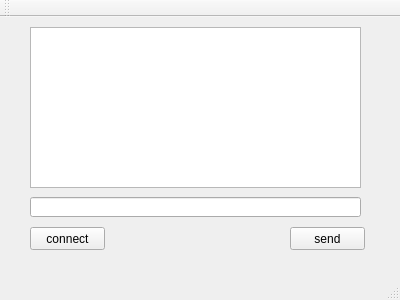
<?xml version="1.0" encoding="UTF-8"?>
<ui version="4.0">
 <class>testnet_c</class>
 <widget class="QMainWindow" name="testnet_c">
  <property name="geometry">
   <rect>
    <x>0</x>
    <y>0</y>
    <width>400</width>
    <height>300</height>
   </rect>
  </property>
  <property name="windowTitle">
   <string>testnet_c</string>
  </property>
  <widget class="QWidget" name="centralWidget">
   <widget class="QLineEdit" name="lineEdit_sendmesg">
    <property name="geometry">
     <rect>
      <x>30</x>
      <y>180</y>
      <width>331</width>
      <height>20</height>
     </rect>
    </property>
   </widget>
   <widget class="QTextEdit" name="textEdit_recmesg">
    <property name="geometry">
     <rect>
      <x>30</x>
      <y>10</y>
      <width>331</width>
      <height>161</height>
     </rect>
    </property>
   </widget>
   <widget class="QPushButton" name="pushButton_con">
    <property name="geometry">
     <rect>
      <x>30</x>
      <y>210</y>
      <width>75</width>
      <height>23</height>
     </rect>
    </property>
    <property name="text">
     <string>connect</string>
    </property>
   </widget>
   <widget class="QPushButton" name="pushButton_send">
    <property name="geometry">
     <rect>
      <x>290</x>
      <y>210</y>
      <width>75</width>
      <height>23</height>
     </rect>
    </property>
    <property name="text">
     <string>send</string>
    </property>
   </widget>
  </widget>
  <widget class="QMenuBar" name="menuBar">
   <property name="geometry">
    <rect>
     <x>0</x>
     <y>0</y>
     <width>400</width>
     <height>23</height>
    </rect>
   </property>
  </widget>
  <widget class="QToolBar" name="mainToolBar">
   <attribute name="toolBarArea">
    <enum>TopToolBarArea</enum>
   </attribute>
   <attribute name="toolBarBreak">
    <bool>false</bool>
   </attribute>
  </widget>
  <widget class="QStatusBar" name="statusBar"/>
 </widget>
 <layoutdefault spacing="6" margin="11"/>
 <resources/>
 <connections/>
</ui>
